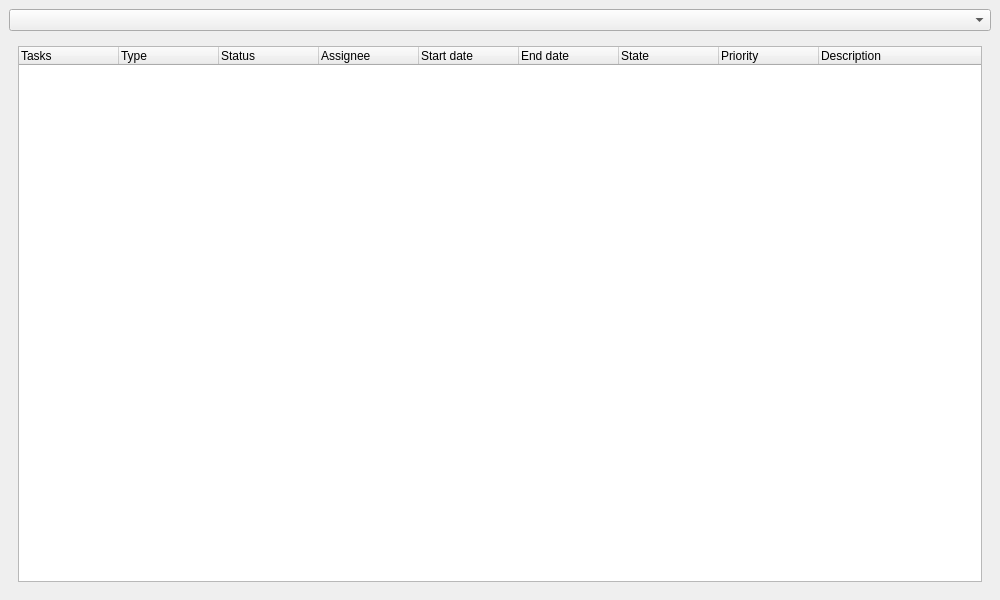
<?xml version="1.0" encoding="UTF-8"?>
<ui version="4.0">
 <class>ftrack_Shot_Tracker</class>
 <widget class="QMainWindow" name="ftrack_Shot_Tracker">
  <property name="geometry">
   <rect>
    <x>0</x>
    <y>0</y>
    <width>1000</width>
    <height>600</height>
   </rect>
  </property>
  <property name="windowTitle">
   <string>ftrack Shot Tracker</string>
  </property>
  <widget class="QWidget" name="centralwidget">
   <layout class="QVBoxLayout" name="verticalLayout_7">
    <item>
     <layout class="QVBoxLayout" name="verticalLayout">
      <item>
       <widget class="QComboBox" name="asset_type_combo">
        <property name="sizePolicy">
         <sizepolicy hsizetype="Preferred" vsizetype="Fixed">
          <horstretch>0</horstretch>
          <verstretch>0</verstretch>
         </sizepolicy>
        </property>
       </widget>
      </item>
      <item>
       <widget class="QStackedWidget" name="page_widget">
        <property name="sizePolicy">
         <sizepolicy hsizetype="Preferred" vsizetype="Preferred">
          <horstretch>0</horstretch>
          <verstretch>0</verstretch>
         </sizepolicy>
        </property>
        <property name="sizeIncrement">
         <size>
          <width>0</width>
          <height>0</height>
         </size>
        </property>
        <property name="baseSize">
         <size>
          <width>0</width>
          <height>0</height>
         </size>
        </property>
        <property name="currentIndex">
         <number>0</number>
        </property>
        <widget class="QWidget" name="page_1">
         <layout class="QVBoxLayout" name="verticalLayout_6">
          <item>
           <layout class="QVBoxLayout" name="page_1_layout">
            <item>
             <widget class="QTreeWidget" name="page_1_tree">
              <property name="verticalScrollBarPolicy">
               <enum>Qt::ScrollBarPolicy::ScrollBarAsNeeded</enum>
              </property>
              <column>
               <property name="text">
                <string>Tasks</string>
               </property>
              </column>
              <column>
               <property name="text">
                <string>Type</string>
               </property>
              </column>
              <column>
               <property name="text">
                <string>Status</string>
               </property>
              </column>
              <column>
               <property name="text">
                <string>Assignee</string>
               </property>
              </column>
              <column>
               <property name="text">
                <string>Start date</string>
               </property>
              </column>
              <column>
               <property name="text">
                <string>End date</string>
               </property>
              </column>
              <column>
               <property name="text">
                <string>State</string>
               </property>
              </column>
              <column>
               <property name="text">
                <string>Priority</string>
               </property>
              </column>
              <column>
               <property name="text">
                <string>Description</string>
               </property>
              </column>
             </widget>
            </item>
           </layout>
          </item>
         </layout>
        </widget>
        <widget class="QWidget" name="page_2">
         <layout class="QVBoxLayout" name="verticalLayout_4">
          <item>
           <layout class="QVBoxLayout" name="page_2_layout">
            <item>
             <widget class="QTreeWidget" name="page_2_tree">
              <column>
               <property name="text">
                <string>Tasks</string>
               </property>
              </column>
              <column>
               <property name="text">
                <string>Type</string>
               </property>
              </column>
              <column>
               <property name="text">
                <string>Status</string>
               </property>
              </column>
              <column>
               <property name="text">
                <string>Assignee</string>
               </property>
              </column>
              <column>
               <property name="text">
                <string>Start date</string>
               </property>
              </column>
              <column>
               <property name="text">
                <string>Due date</string>
               </property>
              </column>
              <column>
               <property name="text">
                <string>State</string>
               </property>
              </column>
              <column>
               <property name="text">
                <string>Priority</string>
               </property>
              </column>
              <column>
               <property name="text">
                <string>Description</string>
               </property>
              </column>
             </widget>
            </item>
           </layout>
          </item>
         </layout>
        </widget>
        <widget class="QWidget" name="page_3">
         <layout class="QVBoxLayout" name="verticalLayout_5">
          <item>
           <layout class="QVBoxLayout" name="page_3_layout">
            <item>
             <widget class="QTreeWidget" name="page_3_tree">
              <column>
               <property name="text">
                <string>Tasks</string>
               </property>
              </column>
              <column>
               <property name="text">
                <string>Type</string>
               </property>
              </column>
              <column>
               <property name="text">
                <string>Status</string>
               </property>
              </column>
              <column>
               <property name="text">
                <string>Assignee</string>
               </property>
              </column>
              <column>
               <property name="text">
                <string>Start date</string>
               </property>
              </column>
              <column>
               <property name="text">
                <string>Due date</string>
               </property>
              </column>
              <column>
               <property name="text">
                <string>State</string>
               </property>
              </column>
              <column>
               <property name="text">
                <string>Priority</string>
               </property>
              </column>
              <column>
               <property name="text">
                <string>Description</string>
               </property>
              </column>
             </widget>
            </item>
           </layout>
          </item>
         </layout>
        </widget>
        <widget class="QWidget" name="page_4">
         <layout class="QVBoxLayout" name="verticalLayout_3">
          <item>
           <layout class="QVBoxLayout" name="page_4_layout">
            <item>
             <widget class="QTreeWidget" name="page_4_tree">
              <column>
               <property name="text">
                <string>Tasks</string>
               </property>
              </column>
              <column>
               <property name="text">
                <string>Type</string>
               </property>
              </column>
              <column>
               <property name="text">
                <string>Status</string>
               </property>
              </column>
              <column>
               <property name="text">
                <string>Assignee</string>
               </property>
              </column>
              <column>
               <property name="text">
                <string>Start date</string>
               </property>
              </column>
              <column>
               <property name="text">
                <string>Due date</string>
               </property>
              </column>
              <column>
               <property name="text">
                <string>State</string>
               </property>
              </column>
              <column>
               <property name="text">
                <string>Priority</string>
               </property>
              </column>
              <column>
               <property name="text">
                <string>Description</string>
               </property>
              </column>
             </widget>
            </item>
           </layout>
          </item>
         </layout>
        </widget>
       </widget>
      </item>
     </layout>
    </item>
   </layout>
  </widget>
 </widget>
 <resources/>
 <connections/>
</ui>
